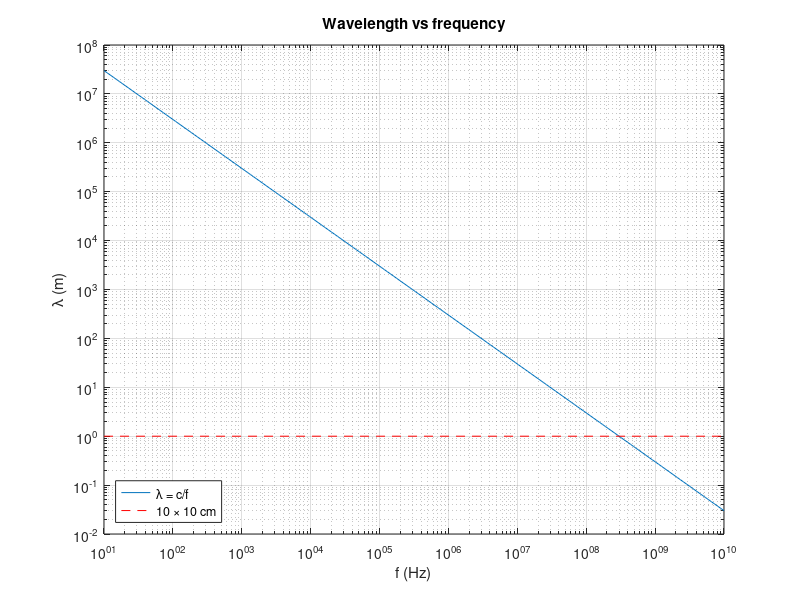

This chart was generated by the following MATLAB code: (Note: this script raises an error after producing the figure.)
% Circuits 1 — Circuit Analysis: An Overview (lumped or not?)
%title: Wavelength and the Lumped Model
%ar-title: طول الموجة ومتى يصح النموذج المجمّع
%lesson: c1-variables-1
%course: circuits-1

%% The example: wavelength at 60 Hz and at 1 GHz
%ar: مثال الدرس: λ = c/f. نكتب سرعة الضوء والترددين، ثم نقسم. لاحظ كتابة 1 GHz بالشكل 1e9.
c = 3e8;                 % speed of light (m/s)
f = [60 1e9];            % frequencies (Hz)
lambda = c ./ f;         % wavelength of each (m)
fprintf('f = %-8g Hz  ->  lambda = %g m\n', [f; lambda])

%% Lumped or distributed?
%ar: قاعدة عملية: الدائرة lumped إذا كان أكبر طول فيها أصغر بكثير من λ (نستخدم هنا عُشر λ كحد). نختبر مسارًا طوله 10 cm.
d = 0.10;                % longest dimension of the circuit (m)
for k = 1:numel(f)
    if d < lambda(k)/10
        fprintf('%g Hz: d/lambda = %.2g  -> lumped model OK\n', f(k), d/lambda(k))
    else
        fprintf('%g Hz: d/lambda = %.2g  -> NOT lumped\n', f(k), d/lambda(k))
    end
end

%% Wavelength over a range of frequencies
%ar: نرسم λ لمدى واسع من الترددات بمقياس لوغاريتمي (loglog) لأن القيم تمتد من آلاف الكيلومترات إلى سنتيمترات.
f = logspace(1, 10, 200);
loglog(f, c./f); grid on
xlabel('f (Hz)'); ylabel('\lambda (m)'); title('Wavelength vs frequency')
hold on; loglog([10 1e10], [1 1]*d*10, 'r--'); hold off
legend('\lambda = c/f', '10 \times 10 cm', 'Location', 'southwest')

%%! Project idea: a lumped-model checker
%ar: حوّلها لأداة: دالة تأخذ أبعاد اللوحة وأعلى تردد في الإشارة وتقول هل يكفي تحليل الدوائر العادي أم نحتاج خطوط نقل. جرّبها على لوحة جوال (15 cm) عند 2.4 GHz.
check_lumped(0.15, 2.4e9);
check_lumped(0.15, 50);

function check_lumped(d, f)
    lam = 3e8/f;
    if d < lam/10, s = 'lumped circuit analysis is fine'; else, s = 'use transmission-line (distributed) analysis'; end
    fprintf('board %.2f m at %g Hz: lambda = %.3g m -> %s\n', d, f, lam, s)
end
